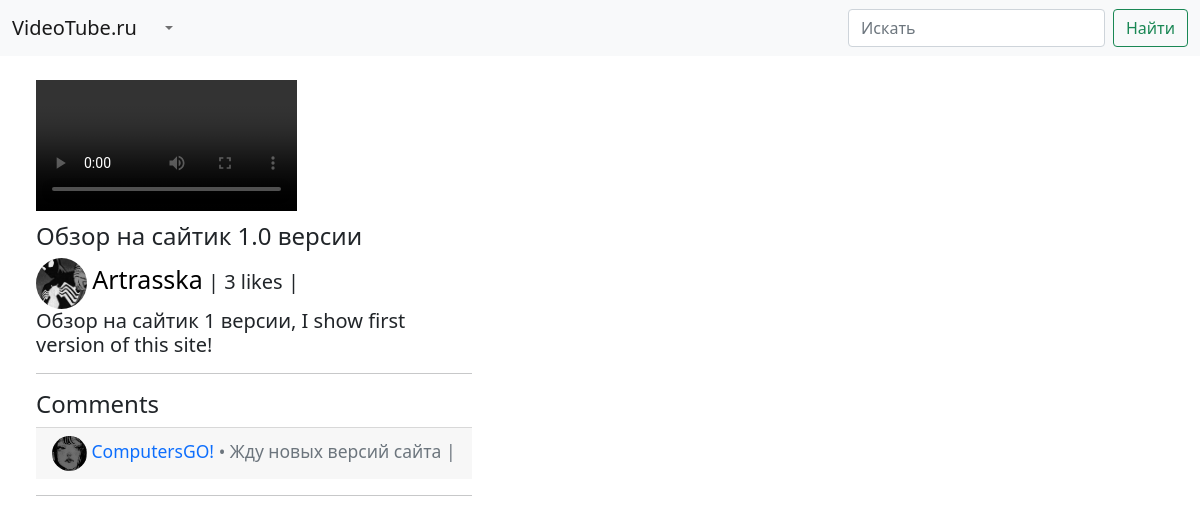
The app's page /watch/video/2/ with its own data.
### youtubeapp/models.py (models this page shows, shortened)
class Video(models.Model):
    channel = models.ForeignKey(Channel, on_delete=models.CASCADE, verbose_name='Канал', blank=True, null=True)
    video_file = models.FileField(upload_to='videos/', null=True, blank=True, verbose_name='Видео-файл')
    created = models.DateTimeField(auto_now_add=True, null=True, blank=True)
    title = models.CharField(max_length=200, verbose_name='Название ролика')
    description = models.TextField("Описание")
    visibility = models.BooleanField(choices=((False, 'Приватный'), (True, 'Публичный')))
    thumbnail = models.ImageField(upload_to='thumbnails/', null=False)
    likes = models.PositiveIntegerField(default=0)
    views = models.PositiveIntegerField(default=0)
    class Meta:
        verbose_name = 'Видео-ролик'
        verbose_name_plural = 'Видео-ролики'
        ordering = ['-created']

class Channel(models.Model):
    name = models.CharField(max_length=200, verbose_name='Название канала')
    user = models.ForeignKey(User, on_delete=models.CASCADE, verbose_name='Пользователь', related_name='user_channel')
    avatar = models.ImageField(upload_to='avatars/', null=True, blank=True)
    phone_photo = models.ImageField(upload_to='phone_photos/', null=True, blank=True)
    slug = models.SlugField(max_length=200, verbose_name='URL для канала')
    description = models.TextField("Описание канала")
    categories = models.ManyToManyField(Category, blank=True, verbose_name='Категории канала')
    def get_absolute_url(self):
        return reverse('get_channel', args=[self.slug])
    class Meta:
        verbose_name = 'Канал'
        verbose_name_plural = 'Каналы'

class Comment(models.Model):
    user = models.ForeignKey(User, on_delete=models.CASCADE, verbose_name='Автор коммента', related_name='my_comments')
    video = models.ForeignKey(Video, on_delete=models.CASCADE, verbose_name='Видео-ролик', related_name='comments')
    content = models.TextField("Содержимое")
    created = models.DateTimeField(auto_now_add=True)
    class Meta:
        verbose_name = 'Комментарий'
        verbose_name_plural = 'Комментарии'
        ordering = ['-created']

### youtubeapp/views.py (the view, shortened to what this page needs)
# urls.py: path('watch/video/<int:video_id>/', watch_video, name='watch'),
def watch_video(request, video_id):
    video = get_object_or_404(Video, id=video_id)
    context = {
        'video': video,
    }
    return render(request, 'video.html', context)

### templates/video.html (shortened to what this page needs)
{% extends 'base.html' %}
{% block content %}
<div class="video-block" style="margin-left: 3%; margin-top: 2%; float:left">
    <video name='demo' controls autoplay width='60%' height='50%'>
        <source src="{{video.video_file.url}}" type="video/mp4">
    </video>
    <h4 style="margin-top: 5px">{{video.title}}</h4>
    <h5><a href="{{video.channel.get_absolute_url}}" style="text-decoration: none; color: black"><img src="{{video.channel.avatar.url}}" height="51" width="51" style="border-radius: 10000px"> <span style="font-size: 25px">{{video.channel.name}}</span></a>
        | <span>{{video.likes}} likes</span> |{% if user.is_authenticated %}<a href="{% url 'like' video.id %}" class="btn">{% if is_liked == False %}Like{% else %}Unlike{% endif %}</a>{% endif %}
    <p style="max-width: 370px" class="video-description">
        {{video.description}}
    </p>
    <div style="max-width: 1110px; width: 100%" class="comment-block">
        <hr>
        <h4>Comments</h4>
        {% for comment in video.comments.all %}
        <div class="card-footer">
      <small class="text-muted"><a style="text-decoration: none;" href="{{comment.user.user_channel.first.get_absolute_url}}">{% if video.channel.avatar %}<img src="{{comment.user.user_channel.first.avatar.url}}" height="35" width="35" style="border-radius: 10000px">{% endif %} {{comment.user.user_channel.first.name}}</a> • {{comment.content}} |</small>
    </div>
        {% endfor %}
        <hr>
    </div>
</div>
{% endblock content %}

### records on screen
Video: title "Обзор на сайтик 1.0 версии", channel.avatar (picture), channel.name "Artrasska", likes "3", description "Обзор на сайтик 1 версии, I show first version of this site!"
Comment: user.user_channel.first.avatar (picture), user.user_channel.first.name "ComputersGO!", content "Жду новых версий сайта"
